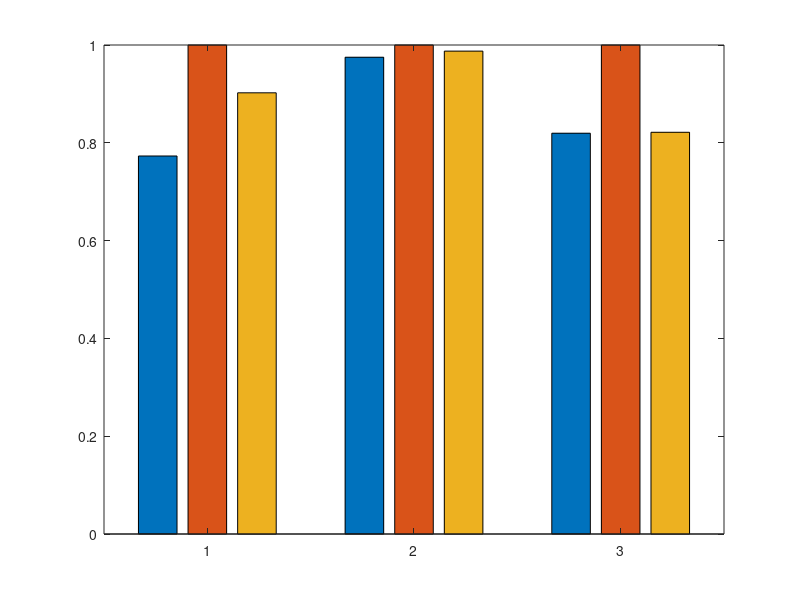

Write the MATLAB code that produced this figure. (Note: this script raises an error after producing the figure.)
close all
clear all
clc

AreaBasic = 5621.643961;
AreaCSA =   5072.087958;
AreaPP = 4345.641962;

Area = [AreaPP AreaBasic AreaCSA];
Area = Area/max(Area);

PeriodBasic = 1.60;
PeriodCSA = 1.58;
PeriodPP = 1.56;

Period = [PeriodPP PeriodBasic PeriodCSA];
Period = Period / max(Period);

PowerBasic = 1.4690;
PowerCSA = 1.2068;
PowerPP = 1.2040;

Power = [PowerPP PowerBasic PowerCSA];
Power = Power/max(Power);

toBPlt = [Area; Period; Power];

f = figure
bar(toBPlt)
xticklabels(["Area" "Delay" "Power"])
legend('Auto', 'PPARCH', 'CSA', 'Location', 'SouthEast')
saveas(f, 'd3_impl.jpg')








AreaBEH = 5851.999923;
AreaDADDA = 7602.01;
AreaWALLACE = 7700.433835;

AreaMBE = [AreaBEH AreaDADDA AreaWALLACE];
AreaMBE = AreaMBE / max(AreaMBE);

DelayBEH = 0.91;
DelayDADDA = 0.74;
DelayWALLACE = 0.73;

DelayMBE = [DelayBEH DelayDADDA DelayWALLACE];
DelayMBE = DelayMBE / max(DelayMBE);

PowerBEH = 1.2250;
PowerDADDA = 2.9864;
PowerWALLACE = 2.2278;

PowerMBE = [PowerBEH PowerDADDA PowerWALLACE];
PowerMBE = PowerMBE / max(PowerMBE);

toBPlt = [AreaMBE; DelayMBE; PowerMBE];

f = figure
bar(toBPlt)
xticklabels(["Area" "Delay" "Power"])
saveas(f, 'MBE.jpg')
legend('Behavioural', 'Dadda', 'Wallace', 'Location', 'SouthEast')








